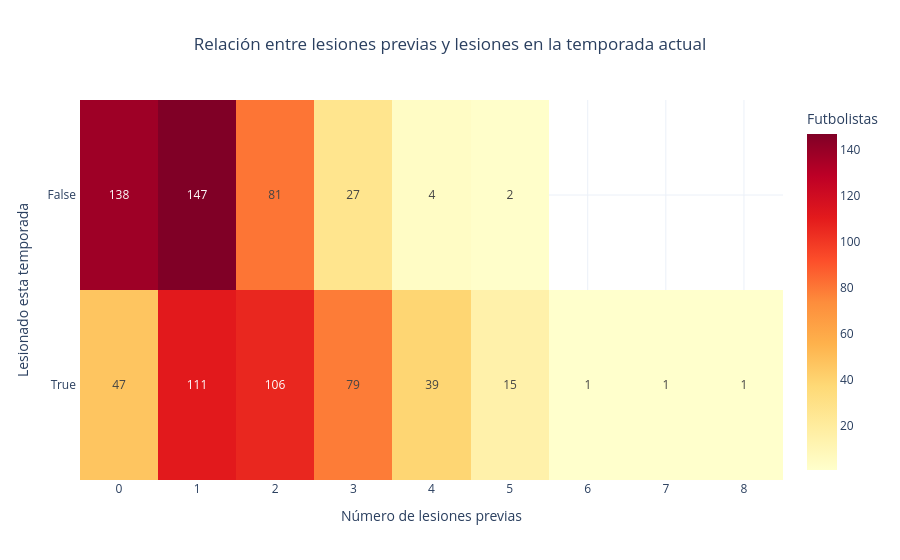

Notebook cell for this chart:
### Markdown cell above
##### Sacamos un heatmap para saber si el haber tenido más lesiones previas, aumenta el riesgo de sufrir una lesión en la temporada actual

### Code cell
# Creamos una tabla cruzada con el numero de lesionados y no lesionados dependiendo del numero de lesiones previas: 
# index='Injury_Current_Season' define las filas (True o False), columns='Previous_Injury_Count' define las columnas (de 0 a 8), aggfunc='size' muestra el numero de jugadores para cada combinación.
heatmap_data = df_csv.pivot_table(
    index='Injury_Current_Season',
    columns='Previous_Injury_Count',
    aggfunc='size'
)

# px.imshow() crea un mapa de calor interactivo.
# text_auto=True      → muestra los valores numéricos dentro de cada celda
# color_continuous_scale → paleta de colores
#   'YlOrRd' = Amarillo → Naranja → Rojo (bajo → alto)
#   Otras opciones: 'Blues', 'Viridis', 'Plasma', 'RdBu'
# aspect='auto'       → ajusta el aspecto para que se vea bien
fig = px.imshow(
    heatmap_data,
    text_auto=True,
    color_continuous_scale='YlOrRd',
    title='Relación entre lesiones previas y lesiones en la temporada actual ',
    labels={'x': 'Número de lesiones previas', 'y': 'Lesionado esta temporada', 'color': 'Futbolistas'},
    aspect='auto'
)

# Renombramos las etiquetas del eje Y con los valores 'True' y 'False' (antes eran 'true' y 'false').
fig.update_yaxes(
    tickmode='array',
    tickvals=list(range(0, 2)),
    ticktext=['False ', 'True ']
)

fig.update_layout(template='plotly_white', title_x=0.5)
fig.show()

### Figure 1 — Plotly figure (JSON) as saved in the notebook; plotly's stock layout.template omitted (floating-point values rounded to 4 significant figures)
{"data": [{"coloraxis": "coloraxis", "hovertemplate": "Número de lesiones previas: %{x}<br>Lesionado esta temporada: %{y}<br>Futbolistas: %{z}<extra></extra>", "name": "0", "texttemplate": "%{z}", "type": "heatmap", "x": [0, 1, 2, 3, 4, 5, 6, 7, 8], "xaxis": "x", "y": [false, true], "yaxis": "y", "z": [[138.0, 147.0, 81.0, 27.0, 4.0, 2.0, NaN, NaN, NaN], [47.0, 111.0, 106.0, 79.0, 39.0, 15.0, 1.0, 1.0, 1.0]]}], "layout": {"coloraxis": {"colorbar": {"title": {"text": "Futbolistas"}}, "colorscale": [[0, "rgb(255,255,204)"], [0.125, "rgb(255,237,160)"], [0.25, "rgb(254,217,118)"], [0.375, "rgb(254,178,76)"], [0.5, "rgb(253,141,60)"], [0.625, "rgb(252,78,42)"], [0.75, "rgb(227,26,28)"], [0.875, "rgb(189,0,38)"], [1, "rgb(128,0,38)"]]}, "title": {"text": "Relación entre lesiones previas y lesiones en la temporada actual ", "x": 0.5}, "xaxis": {"anchor": "y", "domain": [0, 1], "title": {"text": "Número de lesiones previas"}}, "yaxis": {"anchor": "x", "autorange": "reversed", "domain": [0, 1], "tickmode": "array", "ticktext": ["False ", "True "], "tickvals": [0, 1], "title": {"text": "Lesionado esta temporada"}}}}
